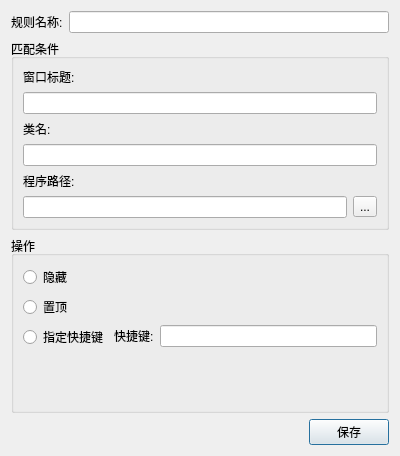
<?xml version="1.0" encoding="UTF-8"?>
<ui version="4.0">
 <class>RuleDetailDialog</class>
 <widget class="QDialog" name="RuleDetailDialog">
  <property name="geometry">
   <rect>
    <x>0</x>
    <y>0</y>
    <width>400</width>
    <height>456</height>
   </rect>
  </property>
  <property name="minimumSize">
   <size>
    <width>400</width>
    <height>400</height>
   </size>
  </property>
  <property name="windowTitle">
   <string>规则详情</string>
  </property>
  <layout class="QVBoxLayout" name="verticalLayout">
   <item>
    <layout class="QHBoxLayout" name="nameLayout">
     <item>
      <widget class="QLabel" name="labelRuleName">
       <property name="text">
        <string>规则名称:</string>
       </property>
      </widget>
     </item>
     <item>
      <widget class="QLineEdit" name="ruleNameEdit"/>
     </item>
    </layout>
   </item>
   <item>
    <widget class="QGroupBox" name="matchGroup">
     <property name="title">
      <string>匹配条件</string>
     </property>
     <layout class="QVBoxLayout" name="matchLayout">
      <item>
       <layout class="QFormLayout" name="formLayout">
        <property name="fieldGrowthPolicy">
         <enum>QFormLayout::FieldGrowthPolicy::ExpandingFieldsGrow</enum>
        </property>
        <property name="rowWrapPolicy">
         <enum>QFormLayout::RowWrapPolicy::WrapAllRows</enum>
        </property>
        <item row="0" column="0">
         <widget class="QLabel" name="labelTitle">
          <property name="text">
           <string>窗口标题:</string>
          </property>
         </widget>
        </item>
        <item row="1" column="0">
         <widget class="QLabel" name="labelClassName">
          <property name="text">
           <string>类名:</string>
          </property>
         </widget>
        </item>
        <item row="2" column="0">
         <widget class="QLabel" name="labelExePath">
          <property name="text">
           <string>程序路径:</string>
          </property>
         </widget>
        </item>
        <item row="0" column="1">
         <widget class="QLineEdit" name="titleEdit"/>
        </item>
        <item row="1" column="1">
         <widget class="QLineEdit" name="classNameEdit"/>
        </item>
        <item row="2" column="1">
         <layout class="QHBoxLayout" name="exePathLayout">
          <item>
           <widget class="QLineEdit" name="exePathEdit"/>
          </item>
          <item>
           <widget class="QToolButton" name="browseButton">
            <property name="text">
             <string>...</string>
            </property>
           </widget>
          </item>
         </layout>
        </item>
       </layout>
      </item>
     </layout>
    </widget>
   </item>
   <item>
    <widget class="QGroupBox" name="actionGroup">
     <property name="title">
      <string>操作</string>
     </property>
     <layout class="QVBoxLayout" name="actionLayout">
      <item>
       <layout class="QFormLayout" name="formLayout_2">
        <item row="2" column="1">
         <layout class="QVBoxLayout" name="verticalLayout_4">
          <item>
           <layout class="QHBoxLayout" name="hotkeyRowLayout">
            <item>
             <widget class="QLabel" name="labelHotkey">
              <property name="text">
               <string>快捷键:</string>
              </property>
             </widget>
            </item>
            <item>
             <widget class="QLineEdit" name="hotkeyEdit"/>
            </item>
           </layout>
          </item>
         </layout>
        </item>
        <item row="2" column="0">
         <widget class="QRadioButton" name="hotkeyRadioButton">
          <property name="text">
           <string>指定快捷键</string>
          </property>
         </widget>
        </item>
        <item row="1" column="0">
         <widget class="QRadioButton" name="topMostRadioButton">
          <property name="text">
           <string>置顶</string>
          </property>
         </widget>
        </item>
        <item row="0" column="0">
         <widget class="QRadioButton" name="ignoreRadioButton">
          <property name="text">
           <string>隐藏</string>
          </property>
         </widget>
        </item>
       </layout>
      </item>
     </layout>
    </widget>
   </item>
   <item alignment="Qt::AlignmentFlag::AlignRight">
    <widget class="QPushButton" name="saveButton">
     <property name="text">
      <string>保存</string>
     </property>
    </widget>
   </item>
  </layout>
 </widget>
 <resources/>
 <connections/>
</ui>
